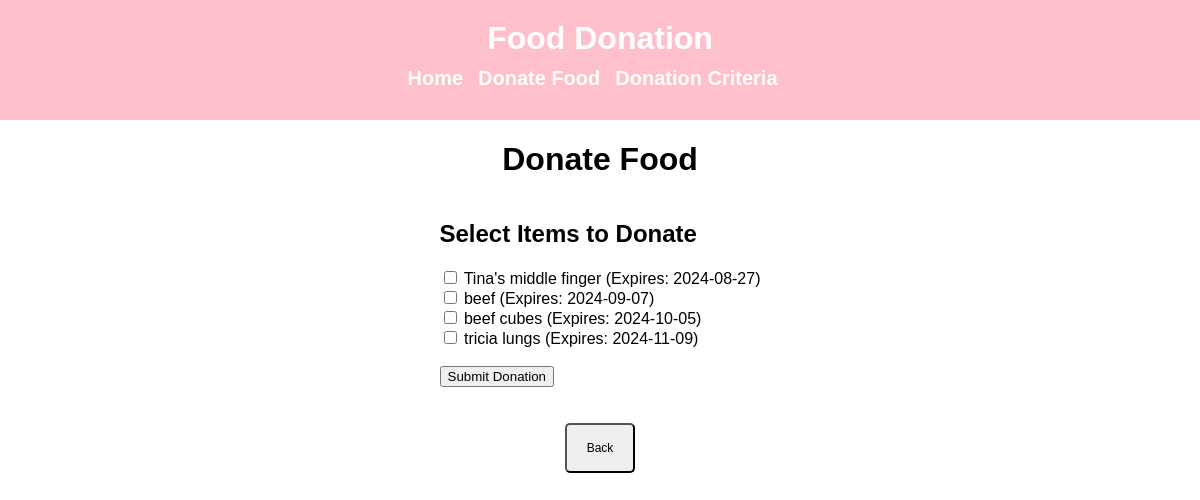
Before: /submitDonation with the older database file.
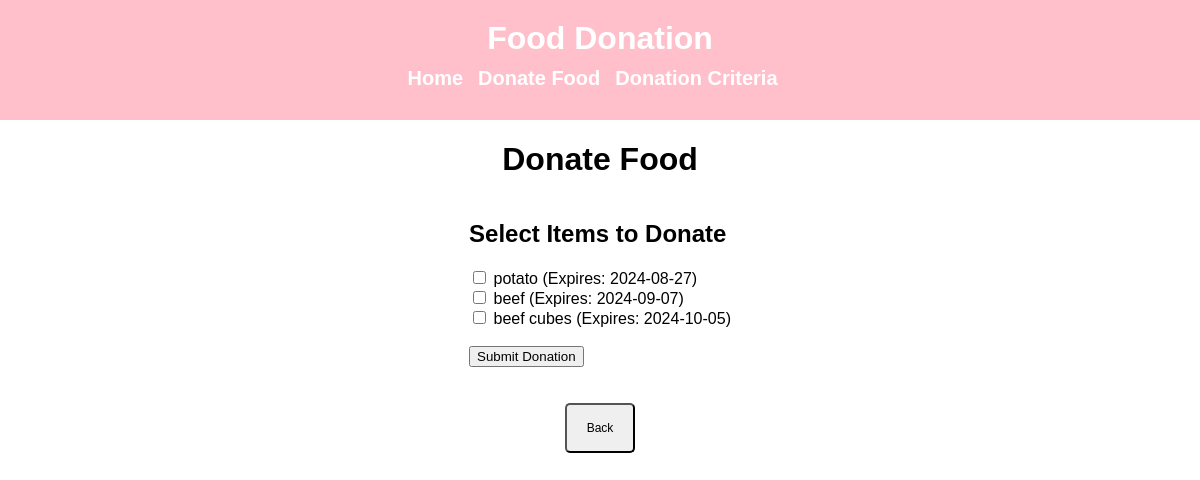
After: the same page with the newer database file.
### tables this page shows
CREATE TABLE foodItem (
    id INTEGER PRIMARY KEY AUTOINCREMENT,
    foodItemName TEXT NOT NULL,
    expiryDate DATE
);

### app.py (the view)
@app.route('/submitDonation')
def submitDonatioForm():
    con = sqlite3.connect("database.db")
    con.row_factory = sqlite3.Row
    cur = con.cursor()
    cur.execute(
        "SELECT id, foodItemName, expiryDate FROM foodItem ORDER BY expiryDate ASC")
    rows = cur.fetchall()
    con.close()
    return render_template("submit.html", rows=rows)

### templates/submit.html (shortened to what this page needs)
<!DOCTYPE html>
<html lang="en">
<head>
    <link rel="stylesheet" href="{{ url_for('static', filename='styles.css') }}">
</head>
<body>
    <header>
        <h1>Food Donation</h1>
        <nav>
            <ul>
                <li><a href="/">Home</a></li>
                <li><a href="/submit">Donate Food</a></li>
                <li><a href="/criteria">Donation Criteria</a></li>
            </ul>
        </nav>
    </header>
    <div class="div1">
        <h1>Donate Food</h1>
        <form id="donationForm" action="{{ url_for('submit') }}" method="POST">
            <h2>Select Items to Donate</h2>
            {% for row in rows %}
            <div>
                <input type="checkbox" id="{{ row['id'] }}" name="items" value="{{ row['id'] }}">
                <label for="{{ row['id'] }}">{{ row['foodItemName'] }} (Expires: {{ row['expiryDate'] }})</label>
            </div>
            {% endfor %}
            <br>
            <button type="submit">Submit Donation</button>
        </form>
        <br>
        <br>
        <button onclick="location.href='/'" class="small-button">Back</button>
    </div>
</body>
</html>

### static/styles.css (style rules this page uses)
body { font-family: Arial, sans-serif; margin: 0; padding: 0; box-sizing: border-box; }
header { background-color: pink; color: white; padding: 20px; text-align: center; }
header h1 { margin: 0; }
nav { margin: 10px 0; }
nav ul { list-style-type: none; padding: 0; margin: 0; display: flex; justify-content: center; }
nav ul li { margin-right: 15px; }
nav ul li a { color: white; text-decoration: none; font-weight: bold; }
ul li { font-size: 20px; }
.div1 { font-family: Arial, sans-serif; margin: 0; padding: 0; display: flex; align-items: center; justify-content: center; flex-direction: column; }

### templates/submit.html (style rules this page uses)
.small-button { padding: 5px 10px; font-size: 12px; border-radius: 5px; height: 50px; width: 70px; position: relative; left: 0; top: 0; }

Changed rows visible on the page:
removed foodItem: foodItemName "Tina's middle finger", expiryDate "2024-08-27"
removed foodItem: foodItemName "tricia lungs", expiryDate "2024-11-09"
added foodItem: foodItemName "potato", expiryDate "2024-08-27"
